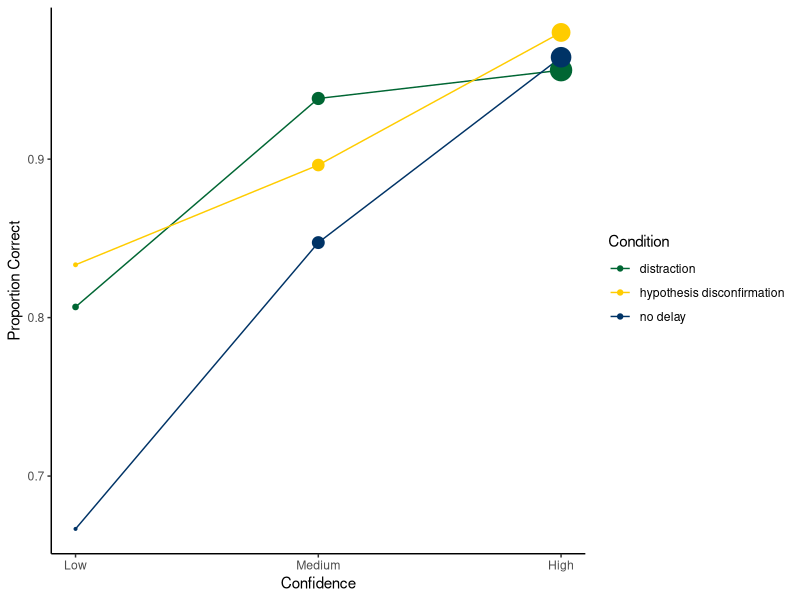

Here is the R script that generated this plot:
## ---- chunk 1
library(tidyverse)
library(readr)
library(ggplot2)

conf_data <- read_csv("cleaned_data/conf_dely_clean.csv")
## ---- chunk 2
#Creating the equivalent of a pivot table to show count of each response
response_count <- conf_data %>% 
  group_by(
    condition, 
    confidence_bin
    ) %>% 
  summarise(
    filler_id_ta = sum(response == "filler id (ta)"),
     innocent_id = sum(response == "innocent id"),
    innocent_rej = sum(response == "incorrect rejection"),
    filler_id_tp = sum(response == "filler id (tp)"),
      correct_id = sum(response == "correct id"),
     correct_rej = sum(response == "correct rejection")
    ) %>% 
  mutate(
    false_id_rate = (filler_id_ta + innocent_id) / 6,
    cac = correct_id/(correct_id + false_id_rate)
  )

## ---- chunk 3
response_count %>% 
ggplot(aes(x = confidence_bin, y = cac, colour = condition)) +
geom_line() +
geom_point(size = response_count$correct_id/10) +
scale_color_manual(values = c("#006633", "#FFCC00", "#003366")) +
scale_x_continuous(breaks = c(1.0, 2.0, 3.0), labels = c("Low", "Medium", "High")) +
  labs(
    x = "Confidence",
    y = "Proportion Correct",
    colour = "Condition"
  ) +
  theme(panel.grid.major = element_blank(), panel.grid.minor = element_blank(),
panel.background = element_blank(), axis.line = element_line(colour = "black"))
